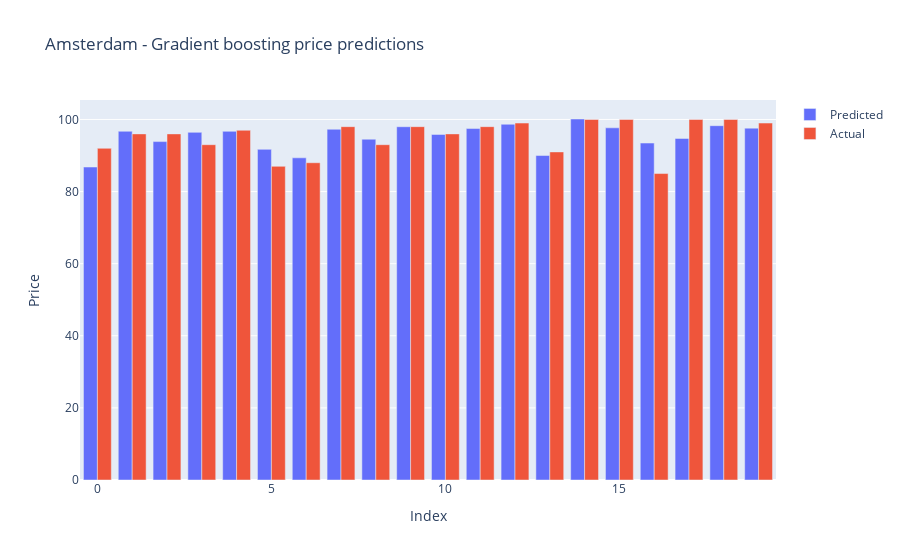

Source (notebook cell):
### Code cell
import plotly.graph_objs as go
import plotly.express as px
title=['Pred vs Actual']
fig = go.Figure(data=[
    go.Bar(name='Predicted', x=error_diff1.index, y=error_diff['Predicted Values']),
    go.Bar(name='Actual', x=error_diff1.index, y=error_diff['Actual Values'])
])

fig.update_layout(barmode='group', title="Amsterdam - Gradient boosting price predictions", yaxis = dict(title ="Price"), xaxis =dict(title="Index"))
fig.show()

### Figure 1 — Plotly figure (JSON) as saved in the notebook; plotly's stock layout.template omitted (floating-point values rounded to 4 significant figures; data arrays with more than 128 entries replaced by an {"elided": "..."} marker saying what was removed)
{"data": [{"name": "Predicted", "type": "bar", "x": [0, 1, 2, 3, 4, 5, 6, 7, 8, 9, 10, 11, 12, 13, 14, 15, 16, 17, 18, 19], "y": {"elided": "2993 float values"}}, {"name": "Actual", "type": "bar", "x": [0, 1, 2, 3, 4, 5, 6, 7, 8, 9, 10, 11, 12, 13, 14, 15, 16, 17, 18, 19], "y": {"elided": "2993 int values"}}], "layout": {"barmode": "group", "title": {"text": "Amsterdam - Gradient boosting price predictions"}, "xaxis": {"title": {"text": "Index"}}, "yaxis": {"title": {"text": "Price"}}}}
